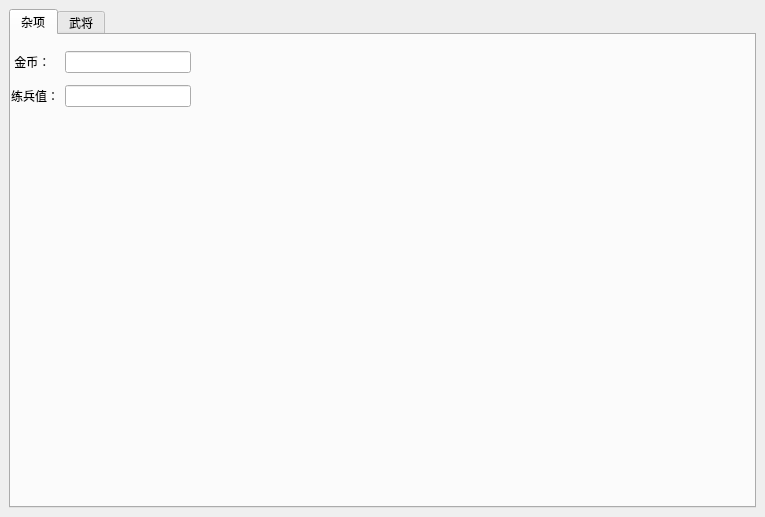
<?xml version="1.0" encoding="UTF-8"?>
<ui version="4.0">
 <class>MainWindow</class>
 <widget class="QMainWindow" name="MainWindow">
  <property name="geometry">
   <rect>
    <x>0</x>
    <y>0</y>
    <width>765</width>
    <height>517</height>
   </rect>
  </property>
  <property name="windowTitle">
   <string>MainWindow</string>
  </property>
  <property name="documentMode">
   <bool>false</bool>
  </property>
  <widget class="QWidget" name="centralwidget">
   <layout class="QHBoxLayout" name="horizontalLayout">
    <item>
     <widget class="QTabWidget" name="tabWidget">
      <property name="currentIndex">
       <number>0</number>
      </property>
      <property name="documentMode">
       <bool>false</bool>
      </property>
      <widget class="QWidget" name="tab">
       <attribute name="title">
        <string>杂项</string>
       </attribute>
       <widget class="QWidget" name="widget" native="true">
        <property name="geometry">
         <rect>
          <x>0</x>
          <y>10</y>
          <width>180</width>
          <height>68</height>
         </rect>
        </property>
        <layout class="QGridLayout" name="gridLayout">
         <item row="0" column="0">
          <widget class="QLabel" name="labelGold">
           <property name="text">
            <string> 金币：</string>
           </property>
          </widget>
         </item>
         <item row="0" column="1">
          <widget class="QLineEdit" name="lineEditGold">
           <property name="alignment">
            <set>Qt::AlignCenter</set>
           </property>
          </widget>
         </item>
         <item row="1" column="0">
          <widget class="QLabel" name="labelTraining">
           <property name="text">
            <string>练兵值：</string>
           </property>
          </widget>
         </item>
         <item row="1" column="1">
          <widget class="QLineEdit" name="lineEditTraining"/>
         </item>
        </layout>
       </widget>
      </widget>
      <widget class="QWidget" name="tab_2">
       <attribute name="title">
        <string>武将</string>
       </attribute>
      </widget>
     </widget>
    </item>
   </layout>
  </widget>
 </widget>
 <resources/>
 <connections/>
</ui>
